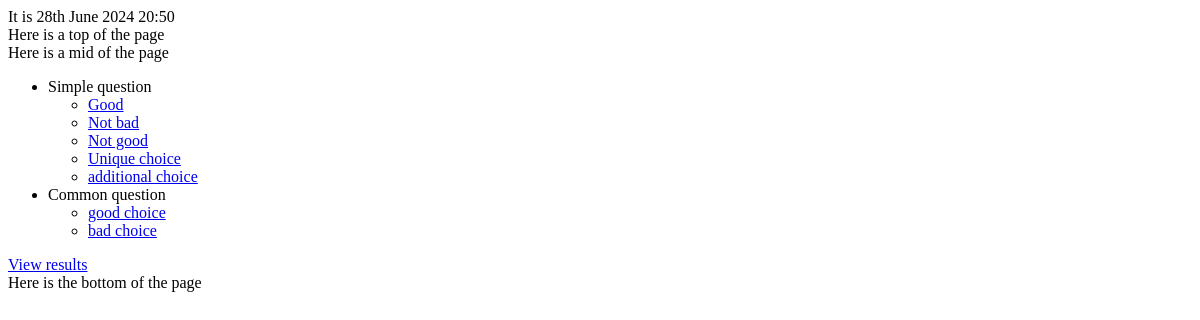
The app's page /poll-index/ (signed in), older data.
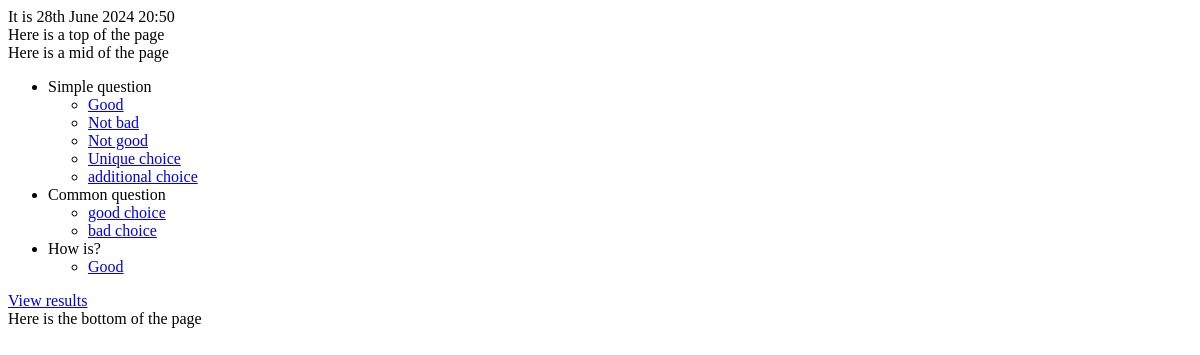
The same page, newer data.
### polls/models.py (models this page shows, shortened)
class Question(models.Model):
    question_text = models.CharField(max_length=200)
    pub_date = models.DateTimeField('date published')
    author = models.ForeignKey(User, on_delete=models.DO_NOTHING, blank=True, null=True)
    class Meta:
        permissions = [
            ('can_view_results', 'User can access results page'),
            ('can_view_results_w_score', 'User can access page and check votes count'),
        ]

class Choice(models.Model):
    question = models.ForeignKey(Question, on_delete=models.CASCADE)
    choice_text = models.CharField(max_length=200)
    votes = models.IntegerField(default=0)

### polls/views.py (the view)
# urls.py: path('poll-index/', index, name='index'),
@login_required
def index(request):
    return render(request, 'index.html', get_questions_context())

### polls/utils.py (called while the page is built)
def get_questions_context():
     all_questions = Question.objects.all()
     return {'questions': {question: question.choice_set.all() for question in all_questions}}

### polls/templates/index.html
{% extends "nested_results.html" %}
{% block "index" %}
    {% if questions %}
        <ul>
        {% for key, value in questions.items %}
            <li>{{ key.question_text }}</li>
            <ul>
            {% for choice in value %}
                <li>
                    {% if request.user.is_authenticated %}
                        <a href="{% url 'vote' choice.id %}">{{ choice.choice_text }}</a>
                    {% else %}
                        {{ choice.choice_text }}
                    {% endif %}
                </li>
            {% endfor %}
            </ul>
        {% endfor %}
        </ul>
        <div>
            <a href="{% url 'results' %}">View results</a>
        </div>
    {% else %}
        <p>No polls are available.</p>
    {% endif %}
{% endblock %}

### polls/templates/nested_results.html (shortened to what this page needs)
<body>
It is {% now "jS F Y H:i" %}
    <div>
        Here is a top of the page
    </div>
    <div>
        Here is a mid of the page
    </div>
    <div>
        {% block "index" %}{% endblock %}
    </div>
    <div>
        Here is the bottom of the page
    </div>
</body>

Row changes from the older to the newer data that the page shows:
added Question: question_text "How is?"
added Choice: choice_text "Good", shown under "How is?"
